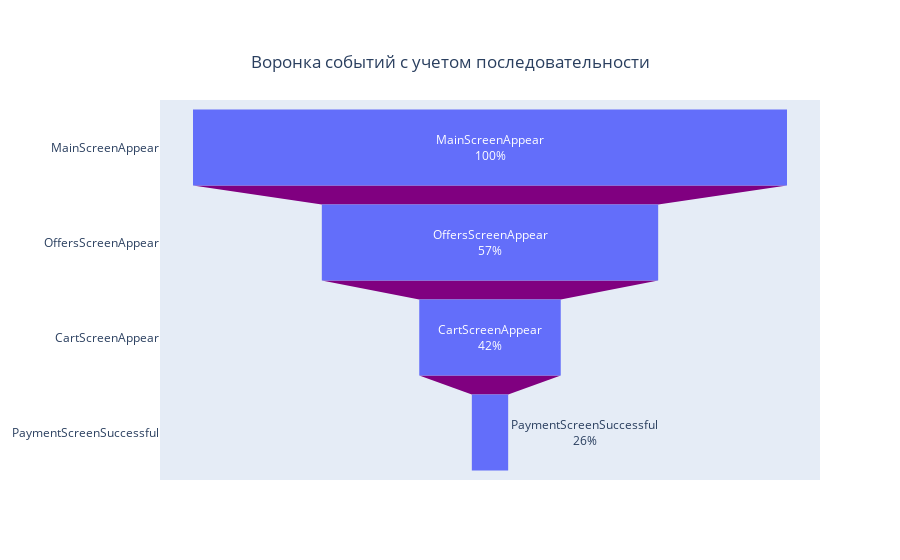

The notebook cell this image was saved under:
### Code cell
fig = go.Figure(
                 go.Funnel(
                            y = ["MainScreenAppear","OffersScreenAppear", "CartScreenAppear",\
                                 "PaymentScreenSuccessful", ],
                            x = [users[step_1].shape[0], users[step_2].shape[0], users[step_3].shape[0],\
                                 users[step_4].shape[0],]
                ), )
fig.update_layout(
                    title={
                            'text': "Воронка событий с учетом последовательности",
                            'y':0.9,
                            'x':0.5,
                            'xanchor': 'center',
                            'yanchor': 'top'})
fig.update_traces(textinfo='label+text+percent previous', connector_fillcolor='purple')
fig.show()

### Figure 1 — Plotly figure (JSON) as saved in the notebook; plotly's stock layout.template omitted (floating-point values rounded to 4 significant figures)
{"data": [{"connector": {"fillcolor": "purple"}, "textinfo": "label+text+percent previous", "type": "funnel", "x": [7419, 4201, 1767, 454], "y": ["MainScreenAppear", "OffersScreenAppear", "CartScreenAppear", "PaymentScreenSuccessful"]}], "layout": {"title": {"text": "Воронка событий с учетом последовательности", "x": 0.5, "xanchor": "center", "y": 0.9, "yanchor": "top"}}}
